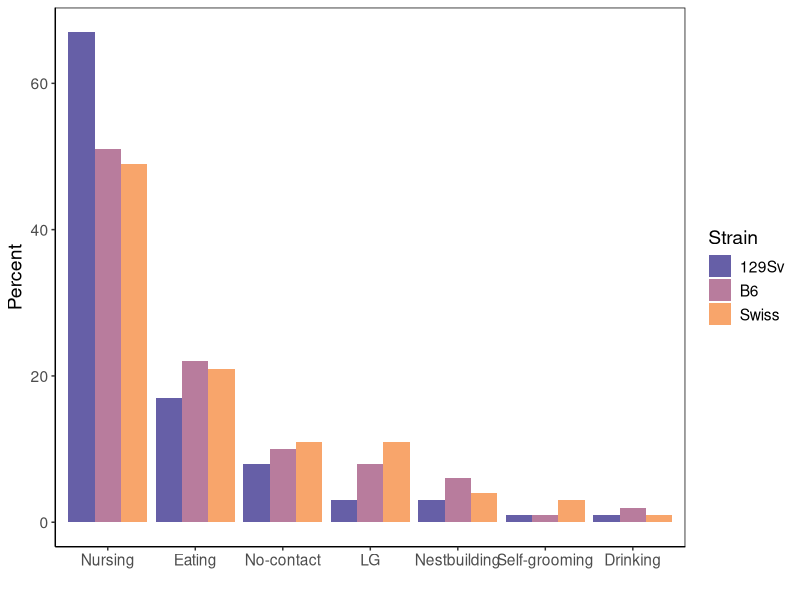

R code for this plot:
library(tidyverse)

df <- read_csv("talk/data/maternal.csv")  

head(df)

ggplot(df, aes(x=reorder(Behavior,-Percent), y = Percent, fill=Strain)) + 
  geom_col(alpha=.8,position='dodge') +
  theme_classic()+
  theme(panel.grid.major = element_blank(),
        panel.grid.minor = element_blank(),
        strip.background = element_blank(),
        panel.border = element_rect(fill=NA,colour = "black"),
        text = element_text(size=14)) +
  xlab("") + 
  scale_fill_manual(values = c("#403891ff", "#a65c85ff", "#f68f46ff"))

